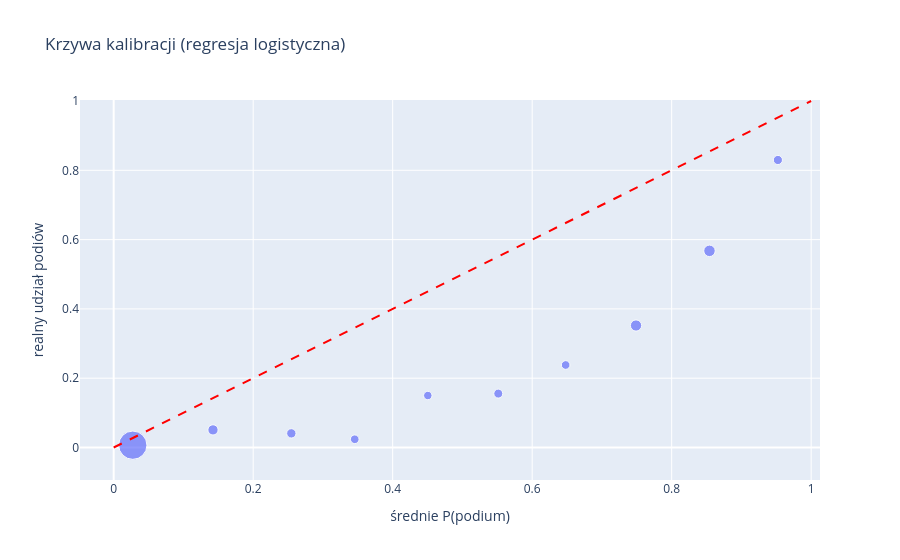

Notebook cell for this chart:
### Markdown cell above
### Kalibracja - czy prawdopodobieństwa coś znaczą?

Model dobrze skalibrowany to taki, w którym wśród przypadków z przewidzianym prawdopodobieństwem `~0.7` faktycznie około `70%` to podia. Na wykresie punkty powinny układać się blisko przekątnej.

### Code cell
clf['bin'] = pd.cut(clf['proba_logit'], bins=np.linspace(0, 1, 11))
cal = (clf.groupby('bin', observed=True)
       .agg(srednie_P=('proba_logit', 'mean'),
            udzial_podiow=('podium', 'mean'),
            n=('podium', 'size')).dropna().reset_index())
fig = px.scatter(cal, x='srednie_P', y='udzial_podiow', size='n',
                 title='Krzywa kalibracji (regresja logistyczna)',
                 labels={'srednie_P': 'średnie P(podium)', 'udzial_podiow': 'realny udział podiów'})
fig.add_shape(type='line', x0=0, y0=0, x1=1, y1=1, line=dict(dash='dash', color='red'))
fig.show()

### Figure 1 — Plotly figure (JSON) as saved in the notebook; plotly's stock layout.template omitted (floating-point values rounded to 4 significant figures)
{"data": [{"hovertemplate": "średnie P(podium)=%{x}<br>realny udział podiów=%{y}<br>n=%{marker.size}<extra></extra>", "legendgroup": "", "marker": {"color": "#636efa", "size": [449, 59, 49, 42, 40, 45, 42, 71, 74, 47], "sizemode": "area", "sizeref": 1.123, "symbol": "circle"}, "mode": "markers", "name": "", "orientation": "v", "showlegend": false, "type": "scatter", "x": [0.02741, 0.1424, 0.2547, 0.3456, 0.4504, 0.5514, 0.648, 0.7489, 0.8542, 0.9523], "xaxis": "x", "y": [0.006682, 0.05085, 0.04082, 0.02381, 0.15, 0.1556, 0.2381, 0.3521, 0.5676, 0.8298], "yaxis": "y"}], "layout": {"legend": {"itemsizing": "constant", "tracegroupgap": 0}, "shapes": [{"line": {"color": "red", "dash": "dash"}, "type": "line", "x0": 0, "x1": 1, "y0": 0, "y1": 1}], "title": {"text": "Krzywa kalibracji (regresja logistyczna)"}, "xaxis": {"anchor": "y", "domain": [0.0, 1.0], "title": {"text": "średnie P(podium)"}}, "yaxis": {"anchor": "x", "domain": [0.0, 1.0], "title": {"text": "realny udział podiów"}}}}
